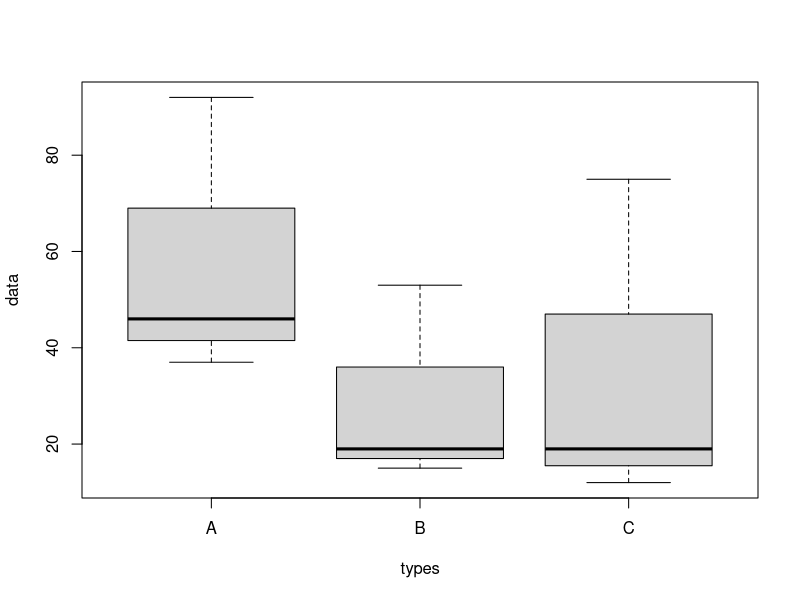

Recreate this plot in R.
#Exercise 1

#H0 : The amount of milk produced by these types of cows is not different
#H1 : The amount of milk produced by these types of cows is different
#Load base packages:
library(datasets)

#Data Input
data <- c(92,37,46,53,15,19,75,19,12)
#classify data
types <- factor(rep(c("A", "B", "C"),each = 3))
amount <- factor(rep(c("Litle", "Medium", "Much"),each = 3))

#result
result = aov (data ~ types + amount)
summary(result)

#draw the boxplot relative to types of cow
boxplot(data ~ types)

TukeyHSD(result)
